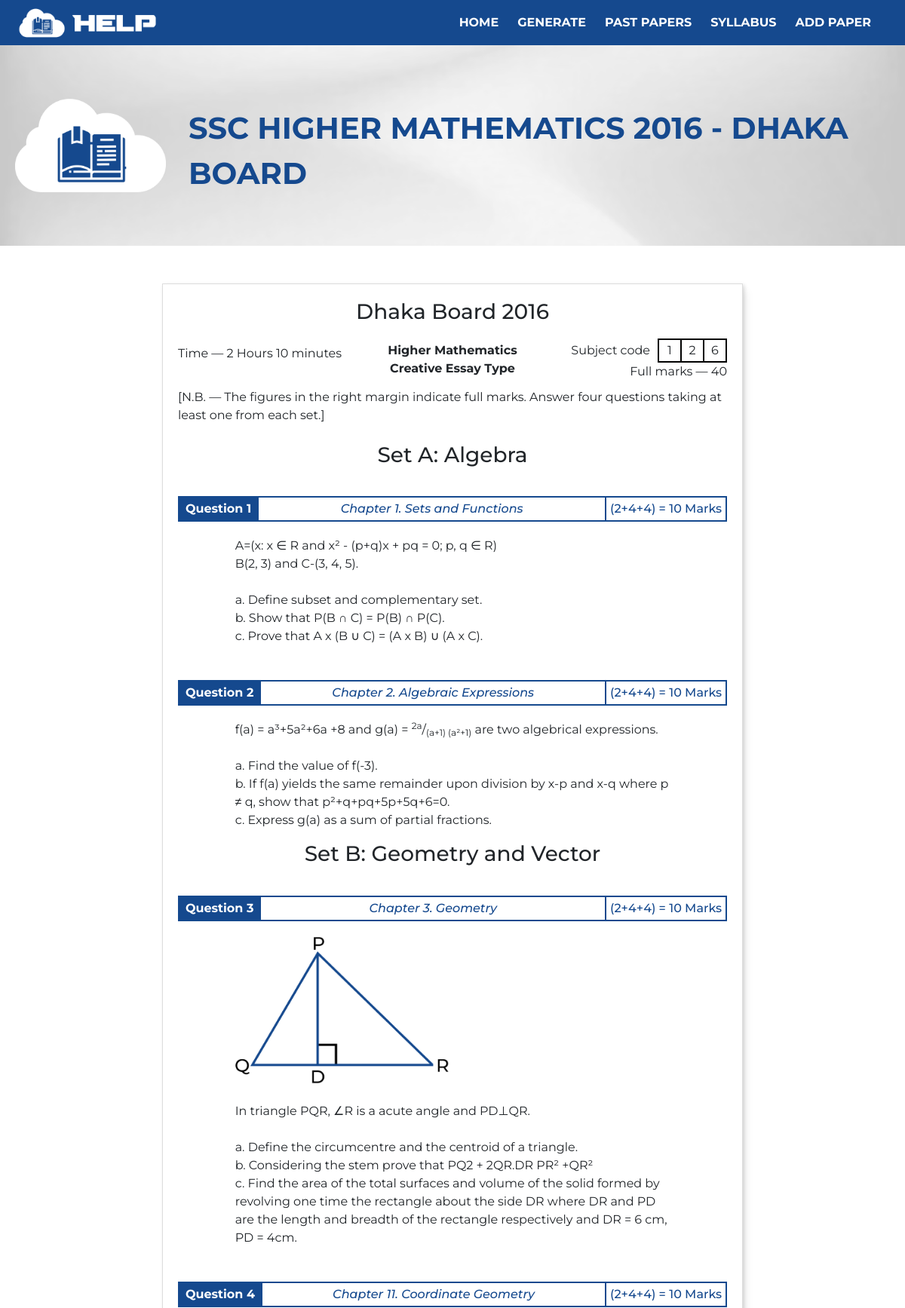
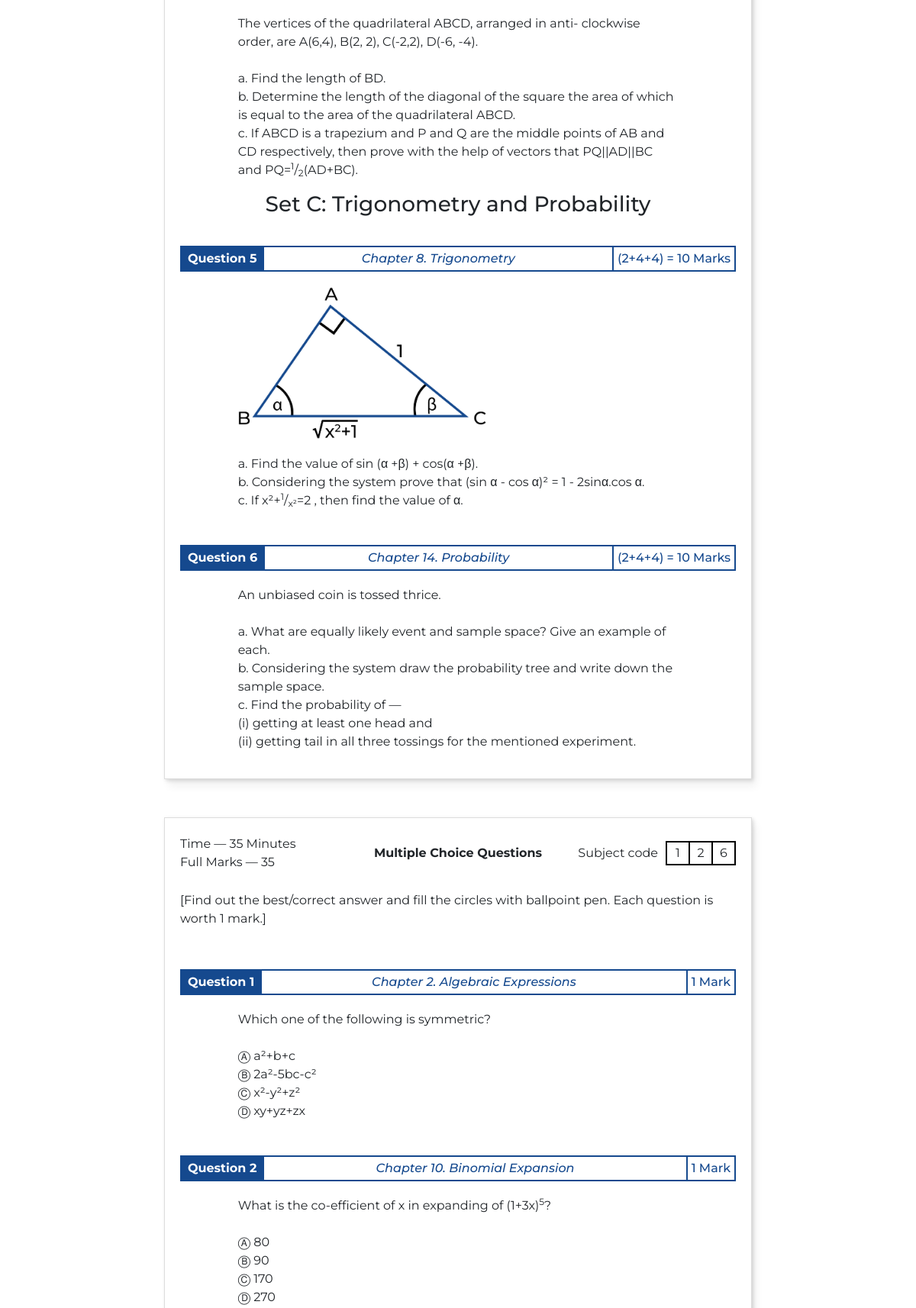
Page /pastPaperMAIN.php?paperID=26 (upper part) on the committed database (2 pictures, top to bottom).
### tables this page shows
CREATE TABLE `papers` (
  `paperID` int(10) NOT NULL,
  `paperLevel` varchar(10) NOT NULL,
  `paperYear` int(10) NOT NULL,
  `paperSubject` varchar(50) NOT NULL,
  `paperBoard` varchar(30) NOT NULL,
  `paperMarks` varchar(30) NOT NULL,
  `paperTime` varchar(30) NOT NULL,
  `paperNote` varchar(1024) DEFAULT NULL
);

CREATE TABLE `questions` (
  `questionID` int(10) NOT NULL,
  `questionType` varchar(10) NOT NULL,
  `questionMarks` varchar(20) NOT NULL,
  `questionSet` varchar(50) DEFAULT NULL,
  `questionText` mediumtext NOT NULL,
  `questionImg` varchar(10) DEFAULT NULL,
  `paperID` int(10) NOT NULL,
  `chapterID` int(10) NOT NULL
);

CREATE TABLE `chapters` (
  `chapterID` int(10) NOT NULL,
  `chapterSubject` varchar(50) NOT NULL,
  `chapterNumber` int(10) NOT NULL,
  `chapterName` varchar(50) NOT NULL,
  `chapterPages` varchar(30) NOT NULL
);

### pastPaperMain.php (the view, shortened to what this page needs)
<?php
    $paperID='';
    if (isset($_GET['paperID'])) {
        $paperID = htmlspecialchars($_GET['paperID'], ENT_QUOTES, 'UTF-8');
    }
    $conn = mysqli_connect('localhost','root','','help_db') or die('connection failed');
    $paperID = intval($paperID);
    $sql = "SELECT paperLevel, paperYear, paperSubject, paperBoard, paperMarks, paperTime, paperNote
    FROM `papers`
    WHERE paperID=$paperID";
    $result = $conn->query($sql);
    if ($result && $result->num_rows > 0) {
        $row = $result->fetch_assoc();
        $paperYear = $row["paperYear"];
        $paperSubject = $row["paperSubject"];
        $paperBoard = $row["paperBoard"];
        $paperMarks = $row["paperMarks"];
        $paperTime = $row["paperTime"];
        $paperNote = $row["paperNote"];
    } else {
        echo "No results found.";
        $paperYear = $paperSubject = $paperBoard = $paperMarks = $paperTime = $paperNote = "";
    }
?>
<!DOCTYPE html>
<html lang="en">
    <head>
        <link rel="stylesheet" href="https://cdn.jsdelivr.net/npm/bootstrap@4.3.1/dist/css/bootstrap.min.css">
        <link id="stylesheet" rel="stylesheet" href="styleMain.css">
        <link id="stylesheet" rel="stylesheet" href="stylePaperMain.css">
    </head>
    <body>
        <?php @include("navbar.php") ?>
        <div class="myContainer">
            <div id="bannerContainer">
              <img src="img/bannerIMG2.png">
              <?php echo '<p>SSC '.$paperSubject.' '.$paperYear.' - '.$paperBoard.'</p>'; ?>
            </div>
            <div class="row" id="myRow" >
                <div class="col-md-8 mx-auto">
                    <div class="pageContainer">
                        <?php echo '<h3>'.$paperBoard.' '.$paperYear.'</h3>'; ?>
                        <div class="paperInfo">
                            <p  class="bruh"><?php echo $paperTime; ?></p>
                            <div class="titleContainer">
                                <p><b><?php echo $paperSubject; ?></b></p>
                                <p><b>Creative Essay Type</b></p>
                            </div>
                            <div class="titleContainer2">
                                <div class="subjectCodeBlock">
                                    <p>Subject code</p>
                                    <div class=codeContainer>
                                        <span class="code">1</span>
                                        <?php
                                        if($paperSubject=="Physics"){echo '<span class="code">3</span>';}
                                        else{echo '<span class="code">2</span>';}
                                        ?>
                                        <span class="code">6</span>
                                    </div>
                                </div>
                                <p><?php echo $paperMarks; ?></p>
                            </div>
                        </div>
                        <?php echo $paperNote; ?>
                        <br><br>
                        <?php
                        $conn = mysqli_connect('localhost','root','','help_db') or die('connection failed');
                        $sql = "SELECT questionMarks, questionSet, questionText, questionImg, chapterID
                        FROM `questions`
                        WHERE paperID=$paperID AND questionType='Creative'
                        ORDER BY questionID ASC";
                        $result = $conn->query($sql);
                        $counter=0;
                        $showSet=false;
                        $checkSet='';
                        if ($result->num_rows > 0) {
                            while ($row = $result->fetch_assoc()) {
                                $counter+=1;
                                $questionMarks = $row["questionMarks"];
                                $questionSet = $row["questionSet"];
                                $questionText = $row["questionText"];
                                $questionImg = $row["questionImg"];
                                $chapterID = $row["chapterID"];
                                if($questionSet != 'null'){
                                    if($checkSet != $questionSet) {$showSet=true; $checkSet=$questionSet;}
                                    else{$showSet=false;}
                                    if($showSet == true){echo '<h3> Set '.$questionSet.'</h3>';}
                                }
                                echo '<div class="questionContainer">';
                                echo '<div class="questionHeader">';
                                echo '<p class="questionNumber">Question '.$counter.'</p>';
                                $sql2 = "SELECT chapterNumber, chapterName
                                FROM `chapters`
                                WHERE chapterID=$chapterID";
                                $result2 = $conn->query($sql2);
                                $row2 = $result2->fetch_assoc();
                                $chapterNumber = $row2["chapterNumber"];
                                $chapterName = $row2["chapterName"];
                                if($paperSubject=="Physics"){
                                    echo '<a href ="chapterMain.php?subjectName=Physics" target="_blank" class="questionChapter">Chapter '.$chapterNumber.'. '.$chapterName.'</a>';
                                }
                                else{
                                    echo '<a href ="chapterMain.php?subjectName=Higher+Mathematics" target="_blank" class="questionChapter">Chapter '.$chapterNumber.'. '.$chapterName.'</a>';
                                }
                                echo '<p class="questionMarks">'.$questionMarks.'</p>';
                                echo '</div>';
                                echo '<div class="col-md-10 mx-auto">';
                                if($questionImg != 'none') {echo '<img src="diagrams/'.$questionImg.'" class="questionImg">';}
                                echo '<p class="questionText">'.$questionText.'</p>';
                                echo '</div>';
                                echo '</div>';
                            }
                        } else {
                            echo "No products found.";
                        }
                    ?>
                    </div>
                    <div class="pageContainer">
                        <div class="paperInfo">
                            <div class="bruh">
                                <p>Time — 35 Minutes</p>
                                <p>Full Marks — 35</p>
                            </div>
                            <div class="titleContainer">
                                <p><b>Multiple Choice Questions</b></p>
                            </div>
                            <div class="titleContainer2">
                                <div class="subjectCodeBlock">
                                    <p>Subject code</p>
                                    <div class=codeContainer>
                                        <span class="code">1</span>
                                        <?php
                                        if($paperSubject=="Physics"){echo '<span class="code">3</span>';}
                                        else{echo '<span class="code">2</span>';}
                                        ?>
                                        <span class="code">6</span>
                                    </div>
                                </div>
                            </div>
                        </div>
                        <br>
                        [Find out the best/correct answer and fill the circles with ballpoint pen. Each question is worth 1 mark.]
                        <br><br>
                        <?php
                        $conn = mysqli_connect('localhost','root','','help_db') or die('connection failed');
                        $sql = "SELECT questionMarks, questionText, questionImg, chapterID
                        FROM `questions`
                        WHERE paperID=$paperID AND questionType='MCQ'
                        ORDER BY questionID ASC";
                        $result = $conn->query($sql);
                        $counter=0;
                        if ($result->num_rows > 0) {
                            while ($row = $result->fetch_assoc()) {
                                $counter+=1;
                                $questionMarks = $row["questionMarks"];
                                $questionText = $row["questionText"];
                                $chapterID = $row["chapterID"];
                                echo '<div class="questionContainer">';
                                echo '<div class="questionHeader">';
                                echo '<p class="questionNumber">Question '.$counter.'</p>';
                                $sql2 = "SELECT chapterNumber, chapterName
                                FROM `chapters`
                                WHERE chapterID=$chapterID";
                                $result2 = $conn->query($sql2);
                                $row2 = $result2->fetch_assoc();
                                $chapterNumber = $row2["chapterNumber"];
                                $chapterName = $row2["chapterName"];
                                if($paperSubject=="Physics"){
                                    echo '<a href ="chapterMain.php?subjectName=Physics" target="_blank" class="questionChapter">Chapter '.$chapterNumber.'. '.$chapterName.'</a>';
                                }
                                else{
                                    echo '<a href ="chapterMain.php?subjectName=Higher+Mathematics" target="_blank" class="questionChapter">Chapter '.$chapterNumber.'. '.$chapterName.'</a>';
                                }
                                echo '<p class="questionMarks">'.$questionMarks.'</p>';
                                echo '</div>';
                                echo '<div class="col-md-10 mx-auto">';
                                echo '<p class="questionText">'.$questionText.'</p>';
                                echo '</div>';
                                echo '</div>';
                            }
                        } else {
                            echo "No products found.";
                        }
                        ?>
                    </div>
                </div>
            </div>
        </div>
    </body>
</html>

### styleMain.css (style rules this page uses)
* { margin: 0; padding: 0; text-decoration: none; list-style: none; box-sizing: border-box; font-family: 'Montserrat',sans-serif; transition:all .2s linear; }
body, html { margin: 0; padding: 0; scroll-behavior: smooth; }
#bannerContainer { background-color: blue; }
.myContainer { display: flex; flex-direction: column; min-height: 75vh; padding: 60px 0; }
#myRow { margin: 0; }
#bannerContainer { display: flex; justify-content: center; align-items: center; background-image: url("img/bannerBG2.png"); background-position: center; background-repeat: repeat; background-size: cover; padding: 50px 20px; }
#bannerContainer img { max-width: 200px; }
#bannerContainer p { color: #15498e; font-size: 30pt; font-weight: 700; text-transform: uppercase; margin-top: 30px; padding: 0 30px; }

### stylePaperMain.css (style rules this page uses)
.pageContainer { margin-top: 50px; display: flex; flex-direction: column; justify-content: center; align-items: center; background-color: #fff; border-width: 1.5px; border-color: #dddddd; border-style: solid; padding: 20px; box-shadow: 2px 2px 5px 0 rgba(0, 0, 0, 0.15), 6px 10px 10px 0 rgba(0, 0, 0, 0.05); }
.paperInfo { display: flex; width: 100%; justify-content: space-between; align-items: center; }
.bruh { width: 33%; }
.bruh p { margin: 0; padding: 0; }
.titleContainer { width: 33%; display: flex; flex-direction: column; justify-content: center; align-items: center; margin: 10px 0; }
.titleContainer2 { width: 33%; display: flex; flex-direction: column; justify-content: center; align-items: flex-end; margin: 10px 0; }
.titleContainer p { margin: 0; padding: 0; }
.titleContainer2 p { margin: 0; padding: 0; }
.codeContainer { display: flex; border-width: 1px; border-style: solid; border-color: #000; margin-left: 10px; }
.subjectCodeBlock { display: flex; align-items: center; }
.code { display: flex; justify-content: center; align-items: center; margin: 0; padding: 0; border-width: 1px; border-style: solid; border-color: #000; height: 30px; width: 30px; }
.questionContainer { display: flex; flex-direction: column; width: 100%; margin-top: 30px; }
.questionHeader { display: flex; width: 100%; background-color: aqua; }
.questionNumber { display: flex; justify-content: center; align-items: center; background-color: #15498e; margin: 0; padding: 5px 10px ; font-size: 12pt; font-weight: 700; color: white; }
.questionChapter { display: flex; justify-content: center; align-items: center; background-color: #fff; margin: 0; padding: 0 5px ; font-size: 12pt; font-weight: 500; color: #15498e; border-style: solid; border-width: 0; border-top-width: 2px; border-bottom-width: 2px; border-color: #15498e; font-style: italic; flex-grow: 1; }
.questionMarks { display: flex; justify-content: center; align-items: center; background-color: #fff; margin: 0; padding: 0 5px ; font-size: 12pt; font-weight: 500; color: #15498e; border-style: solid; border-width: 2px; border-color: #15498e; }
.questionImg { max-height: 200px; margin-top: 20px; max-width: 100%; }
.questionText { margin-top: 20px; }

### rows in the picture
papers: paperSubject "HIGHER MATHEMATICS", paperYear "2016", paperBoard "DHAKA BOARD", paperBoard "Dhaka Board", paperTime "Time — 2 Hours 10 minutes", paperSubject "Higher Mathematics", paperMarks "Full marks — 40", paperNote "[N.B. — The figures in the right margin indicate full marks. Answer four questions taking at least one from each set.]"
questions: questionSet "A: Algebra", chapterID.chapterNumber "1", chapterID.chapterName "Sets and Functions", questionMarks "(2+4+4) = 10 Marks", questionText "A=(x: x ∈ R and x² - (p+q)x + pq = 0; p, q ∈ R) B(2, 3) and C-(3, 4, 5). a. Define subset and complementary set. b. Show that P(B ∩ C) = P(B) ∩ P(C). c. Prove that A x (B ∪ C) = (A x B) ∪ (A x C)."
questions: chapterID.chapterNumber "2", chapterID.chapterName "Algebraic Expressions", questionMarks "(2+4+4) = 10 Marks", questionText "f(a) = a³+5a²+6a +8 and g(a) = 2a / (a+1) (a²+1) are two algebrical expressions. a. Find the value of f(-3). b. If f(a) yields the same remainder upon division by x-p and x-q where p ≠ q, show that p²+q+pq+5p+5q+6=0. c. Express g(a) as a sum of partial fractions."
questions: questionSet "B: Geometry and Vector", chapterID.chapterNumber "3", chapterID.chapterName "Geometry", questionMarks "(2+4+4) = 10 Marks", questionImg (picture), questionText "In triangle PQR, ∠R is a acute angle and PD⊥QR. a. Define the circumcentre and the centroid of a triangle. b. Considering the stem prove that PQ2 + 2QR.DR PR² +QR² c. Find the area of the total surfaces and volume of the solid formed by revolving one time the rectangle about the side DR where DR and PD are the length and breadth of the rectangle respectively and DR = 6 cm, PD = 4cm."
questions: chapterID.chapterNumber "11", chapterID.chapterName "Coordinate Geometry", questionMarks "(2+4+4) = 10 Marks", questionText "The vertices of the quadrilateral ABCD, arranged in anti- clockwise order, are A(6,4), B(2, 2), C(-2,2), D(-6, -4). a. Find the length of BD. b. Determine the length of the diagonal of the square the area of which is equal to the area of the quadrilateral ABCD. c. If ABCD is a trapezium and P and Q are the middle points of AB and CD respectively, then prove with the help of vectors that PQ||AD||BC and PQ= 1 / 2 (AD+BC)."
questions: questionSet "C: Trigonometry and Probability", chapterID.chapterNumber "8", chapterID.chapterName "Trigonometry", questionMarks "(2+4+4) = 10 Marks", questionImg (picture), questionText "a. Find the value of sin (α +β) + cos(α +β). b. Considering the system prove that (sin α - cos α)² = 1 - 2sinα.cos α. c. If x²+ 1 / x² =2 , then find the value of α."
questions: chapterID.chapterNumber "14", chapterID.chapterName "Probability", questionMarks "(2+4+4) = 10 Marks", questionText "An unbiased coin is tossed thrice. a. What are equally likely event and sample space? Give an example of each. b. Considering the system draw the probability tree and write down the sample space. c. Find the probability of — (i) getting at least one head and (ii) getting tail in all three tossings for the mentioned experiment."
questions: chapterID.chapterNumber "2", chapterID.chapterName "Algebraic Expressions", questionMarks "1 Mark", questionText "Which one of the following is symmetric? Ⓐ a²+b+c Ⓑ 2a²-5bc-c² Ⓒ x²-y²+z² Ⓓ xy+yz+zx"
questions: chapterID.chapterNumber "10", chapterID.chapterName "Binomial Expansion", questionMarks "1 Mark", questionText "What is the co-efficient of x in expanding of (1+3x) 5 ? Ⓐ 80 Ⓑ 90 Ⓒ 170 Ⓓ 270"
